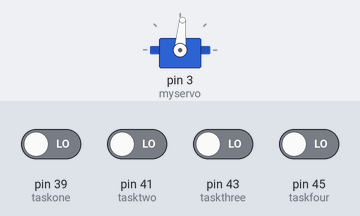
A sketch run on a simulated Arduino Mega 2560, built with avr-gcc and run on an emulated ATmega2560. Parts: servo. The test bench sets the inputs (shaded band); at power-on: pin 39 (taskone), pin 41 (tasktwo), pin 43 (taskthree), pin 45 (taskfour) LOW.

Above: at 1.2 s.
1.3 s: pin 39 (taskone) driven HIGH and pin 41 (tasktwo) driven HIGH and pin 43 (taskthree) driven HIGH and pin 45 (taskfour) driven HIGH
At 2.2 s:
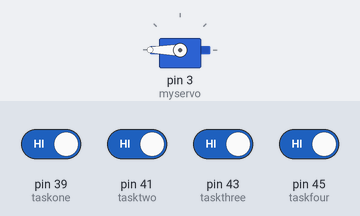
Timing chart, 0 to 4.3 s (numbered marks = the images above; inputs shaded):
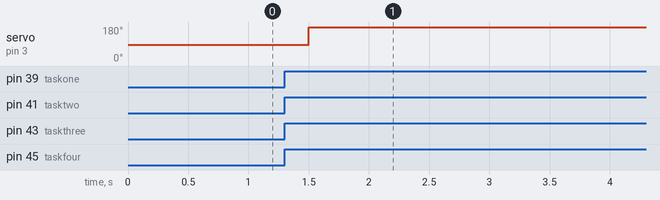

The sketch:

official_4_button_code.ino
```cpp
#include<Servo.h>

Servo myservo;
const int taskone = 39;     // the number of the pushbutton pin
const int tasktwo = 41;
const int taskthree = 43;
const int taskfour = 45;

//
// variables will change:
int statetaskone = 0;         // variable for reading the pushbutton status
int statetasktwo = 0;
int statetaskthree = 0;
int statetaskfour = 0;


void setup() {
  pinMode(taskone, INPUT);
  pinMode(tasktwo, INPUT);
  pinMode(taskthree, INPUT);
  pinMode(taskfour, INPUT);

  myservo.attach(3);  //Remember to modify this once you changed the pin for motor, linked with "PWM"
  myservo.write(85);
  Serial.begin(9600);
}

void loop() {
    if (statetaskone==0){
      statetaskone = buttonPush(taskone);
     // if(statetaskone==1){Serial.print("one pushed ");}
      }
    if (statetasktwo==0){
      statetasktwo = buttonPush(tasktwo);
     // if(statetasktwo==1){Serial.print("two pushed ");}
      }
    if (statetaskthree==0){
      statetaskthree = buttonPush(taskthree);
     // if(statetaskthree==1){Serial.print("three pushed ");}
      }
    if (statetaskfour==0){
      statetaskfour = buttonPush(taskfour);
     // if(statetaskfour==1){Serial.print("four pushed ");}
      }


  if(statetaskone && statetasktwo && statetaskthree && statetaskfour){
    myservo.write(180);
  }
//  else{
//    myservo.write(0);
//  }

  // turns on the LED every four button pushes by checking the modulo of the
  // button push counter. the modulo function gives you the remainder of the
  // division of two numbers:
//  if (buttonPushCounter % 2 == 0) {
//    digitalWrite(ledPin, HIGH);
//    myservo.write(0);
//  } else {
//    digitalWrite(ledPin, LOW);
//    myservo.write(90);
//  }


//   if (buttonState == LOW) { //pushed,servo moving, light off
//    // turn LED on:
//    myservo.write(90);
//    digitalWrite(ledPin, LOW);
//
//  } else {   //not pushed,servo not moving, light on
//    digitalWrite(ledPin, HIGH);
//    myservo.write(0);
//    //delay(100);
//    //myservo.write(90);
//    //delay(1000);
//  }

  //myservo.write(90);
  //delay(1000);

}

int buttonPush(int button){
 int  buttonState = digitalRead(button);
 int  buttonPushed = 0;
    if (buttonState == HIGH) {
      // if the current state is HIGH then the button went from off to on:
      buttonPushed = 1;
      delay(50);
   }
 return buttonPushed;

}
```

Measured:
- after the input at 1.3 s, servo on pin 3 (myservo): 85° → 180° after 0.20 s
